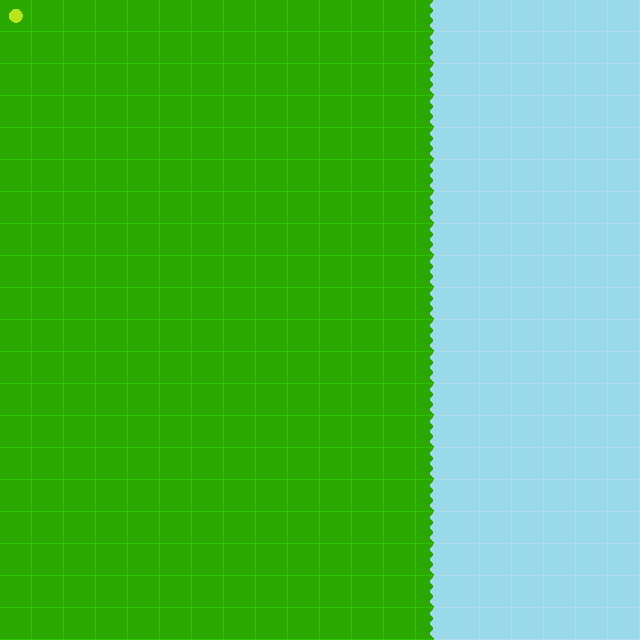

Tiled map render using the project's own tile images. Description and the map definition, with tile-layer contents summarised, below:
An orthogonal 20x20 tile map with 32x32 px tiles, 2 tile layers (Camada de Tiles 1, Camada de Tiles 2).

<map version="1.0" orientation="orthogonal" width="20" height="20" tilewidth="32" tileheight="32">
 <tileset firstgid="1" name="tileset" tilewidth="32" tileheight="32">
  <image source="tileset.png" trans="ffffff" width="96" height="64" />
 </tileset>
 <layer name="Camada de Tiles 1" width="20" height="20">
  <data>[400 cells, 400 non-empty, 3 distinct tile ids]</data>
 </layer>
 <layer name="Camada de Tiles 2" width="20" height="20">
  <data>[400 cells, 1 non-empty, 1 distinct tile ids]</data>
 </layer>
</map>
